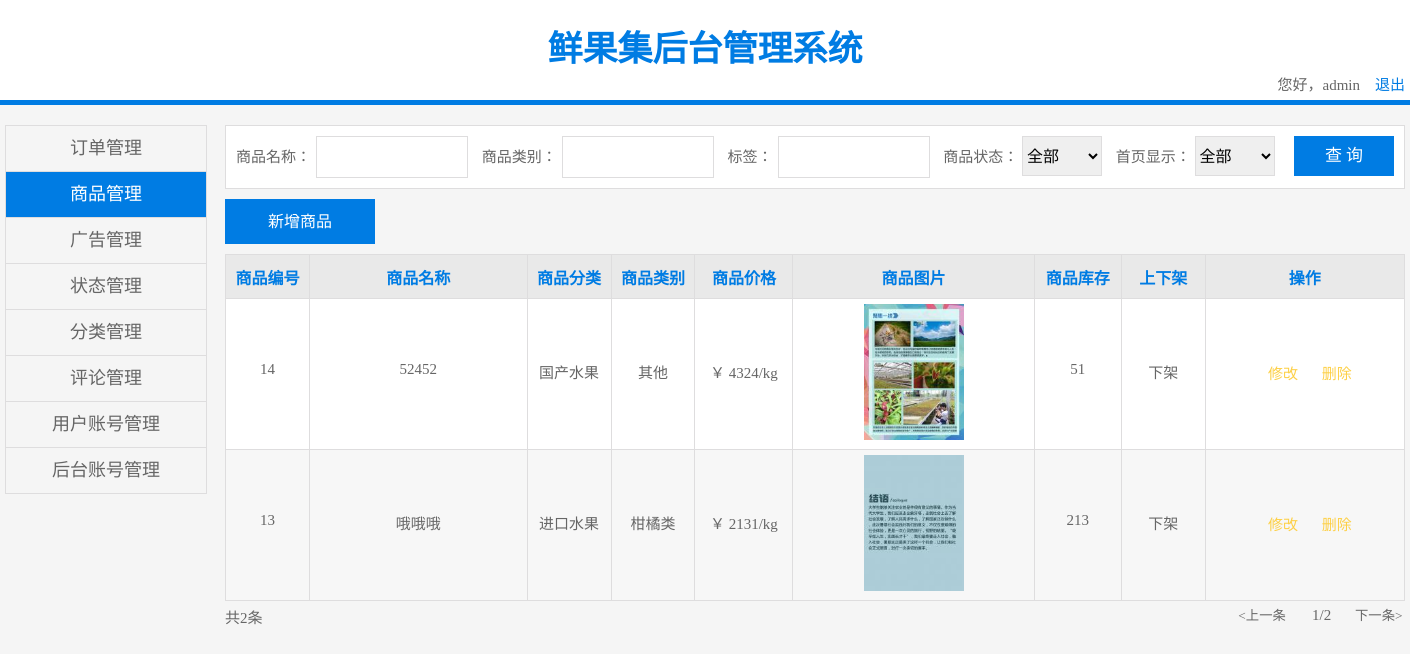
The app's page /admin/product.php with its own data.
### tables this page shows
CREATE TABLE `shop` (
  `id` int(10) unsigned NOT NULL AUTO_INCREMENT,
  `name` varchar(50) NOT NULL,
  `img` varchar(50) NOT NULL,
  `price` float NOT NULL,
  `stock` int(11) NOT NULL,
  `brand_id` int(11) NOT NULL,
  `shelf` tinyint(4) NOT NULL DEFAULT '1',
  PRIMARY KEY (`id`)
);

CREATE TABLE `class` (
  `id` int(10) unsigned NOT NULL AUTO_INCREMENT,
  `name` varchar(50) NOT NULL,
  PRIMARY KEY (`id`)
);

CREATE TABLE `brand` (
  `id` int(10) unsigned NOT NULL AUTO_INCREMENT,
  `name` varchar(50) NOT NULL,
  `class_id` int(11) NOT NULL,
  PRIMARY KEY (`id`)
);

### admin/product.php (the view, shortened to what this page needs)
<?php
    $sql = "select shop.*, brand.name bname, class.name cname from shop, brand, class where brand.class_id=class.id and shop.brand_id=brand.id";
    $rst = mysql_query($sql);
?>
<!DOCTYPE html>
<html lang="en">
<head>
    <link href="css/public.css" type="text/css" rel="stylesheet"/>
    <link href="css/product.css" type="text/css" rel="stylesheet"/>
</head>
<body>
    <div class="header">
        <div class="header_size">
            <p class="header_title">鲜果集后台管理系统 </p>
            <span class="header_exit">您好，admin&nbsp;&nbsp;&nbsp; <a href="#">退出</a></span>
        </div>
    </div>
    <div class="content">
        <div class="con_con">
            <ul class="nav">
            <li><a href="#">订单管理</a></li>
                <li><a href="product.php" class="active">商品管理</a></li>
                <li><a href="adv.php">广告管理</a></li>
                <li><a href="status.php">状态管理</a></li>
                <li><a href="class.php">分类管理</a></li>
                <li><a href="comment.php">评论管理</a></li>
                <li><a href="business.php">用户账号管理</a></li>
                <li><a href="#">后台账号管理</a></li>
            </ul>
            <div class="right">
                <div class="query">
                    <span class="shop">商品名称：</span><input type="text">
                    <span>商品类别：</span><input type="text">
                    <span>标签：</span><input type="text">
                    <span>商品状态：</span>
                    <select>
                        <option>全部</option>
                    </select>
                    <span>首页显示：</span>
                    <select>
                        <option>全部</option>
                    </select>
                    <input type="text" value="查 询" class="submit" onfocus="this.blur()">
                </div>
                <p class="add"><input type="text" value="新增商品"  onfocus="this.blur()" class="add_newAdv"></p>
                <table class="details">
                    <tr>
                        <th class="label">商品编号</th>
                        <th class="iforma">商品名称</th>
                        <th class="dispaly">商品分类</th>
                        <th class="name">商品类别</th>
                        <th class="name">商品价格</th>
                        <th class="iforma">商品图片</th>
                        <th class="now">商品库存</th>
                        <th class="now">上下架</th>
                        <th class="opret">操作</th>
                    </tr>
                    <?php while($row=mysql_fetch_assoc($rst)){ ?>
                    <tr>
                        <td class="name"><span><?php echo $row['id']; ?></span></td>
                        <td class="iforma"><span><?php echo $row['name']; ?></span></td>
                        <td class="label"><span><?php echo $row['cname']; ?></span></td>
                        <td class="price"><span><?php echo $row['bname']; ?></span></td>
                        <td class="name"><span>￥ <?php echo $row['price']; ?>/kg</span></td>
                        <td class="now"><img src="../public/uploads/thumb_<?php echo $row['img']; ?>" style="width:100px;" /></td>
                        <td class="dispaly"><span><?php echo $row['stock']; ?></span></td>
                        <td class="dispaly">
                            <span>
                                <?php
                                    if($row['shelf']){
                                        echo '上架';
                                    }else{
                                        echo '下架';
                                    }
                                ?>
                            </span>
                        </td>
                        <td class="opret">
                            <a href="./page/shop/update.php?id=<?php echo $row['id']; ?>" class="ament">修改</a>
                            <a href="./page/shop/delete.php?id=<?php echo $row['id']; ?>&name=<?php echo $row['name']; ?>&classname=<?php echo $row['cname']; ?>&brandname=<?php echo $row['bname']; ?>&img=<?php echo $row['img']; ?>" class="Delete">删除</a>
                        </td>
                    </tr>
                    <?php } ?>
                </table>
                <div class="page">
                    <p class="left">共2条</p>
                    <p class="right">
                        <input type="text" value="<上一条" onfocus="this.blur()">
                        <span>1/2</span>
                        <input type="text" value="下一条>" onfocus="this.blur()">
                    </p>
                </div>
            </div>
        </div>
    </div>
</body>
</html>

### admin/css/public.css (style rules this page uses)
* { margin: 0; padding: 0; }
body, html { margin: 0; background-color: #f5f5f5; height: 100%; font-family: 微软雅黑; color: rgb(102, 102, 102); font-size: 15px; }
.header { width: 100%; height: 100px; line-height: 100px; background-color: #fff; margin: 0; color: #007ce3; border-bottom: 5px solid #007ce3; text-align: center; }
.header_size { width: 1400px; margin: 0 auto; display: inline-block; }
.header_size a { line-height: 10px; color: #007ce3; text-decoration: none; }
.header_exit { float: right; height: 20px; line-height: 20px; color: rgb(102, 102, 102); margin-top: -25px; }
.header .header_title { width: 688px; line-height: 100px; color: #007ce3; text-align: center; font-size: 35px; font-weight: bold; margin: 0 auto; }
.content { width: 100%; margin: 0 auto; display: inline-block; text-align: center; margin-top: 20px; margin-bottom: 50px; }
.content .con_con { width: 1400px; height: 500px; margin: 0 auto; }
.content .con_con .nav { float: left; width: 200px; border: 1px solid #deddde; font-family: 微软雅黑; border-bottom: 0; }
.content .con_con .nav li { list-style: none; width: 100%; height: 45px; text-align: center; line-height: 45px; border-bottom: 1px solid #deddde; }
.content .con_con .nav li a { display: inline-block; width: 100%; height: 100%; color: rgb(102, 102, 102); text-decoration: none; font-size: 18px; }
.content .con_con .nav li .active { color: #fff; background-color: #007ce3; }
.content .con_con .right { width: 1180px; float: right; height: 500px; margin-bottom: 50px; }
.content .con_con .right .query { padding: 10px; border: 1px solid #deddde; background-color: #fff; text-align: left; }
.content .con_con .right .query input { height: 40px; width: 200px; border: 1px solid #deddde; margin-left: 5px; }
.content .con_con .right .query select { height: 40px; font-size: 16px; border: 1px solid #deddde; width: 120px; font-family: 微软雅黑; }
.content .con_con .right .query select option { height: 30px; font-family: 微软雅黑; }
.content .con_con .right .query .submit { float: right; height: 40px; width: 100px; background-color: #007ce3; color: #fff; text-align: center; line-height: 40px; cursor: pointer; border: 0; font-size: 17px; font-family: 微软雅黑; }
.content .con_con .right .details { border-collapse: collapse; border: 1px solid #deddde; margin-top: 20px; background-color: #fff; width: 100%; }
.content .con_con .right .add { text-align: left; margin-top: 10px; }
.content .con_con .right .add input { width: 150px; height: 45px; line-height: 45px; color: #fff; background-color: #007ce3; border: 0; text-align: center; font-size: 16px; cursor: pointer; }
.content .con_con .right .details { border-collapse: collapse; border: 1px solid #deddde; margin-top: 10px; font-family: 微软雅黑; }
.content .con_con .right .details img { margin: 0 auto; margin: 5px; }
.content .con_con .right .details th { color: #007ce3; background-color: rgb(233, 233, 233); font-size: 16px; font-family: 微软雅黑; }
.content .con_con .right .details td, th { border: 1px solid #deddde; height: 43px; overflow: hidden; text-align: center; font-family: 微软雅黑; }
.content .con_con .right .details td span { min-height: 23px; max-height: 43px; overflow: hidden; padding: 0 7px; display: inline-block; }
.content .con_con .right .details a { color: rgb(254, 159, 33); text-decoration: none; font-size: 15px; width: 40px; margin-left: 10px; font-family: 微软雅黑; }
.content .con_con .right .page { display: inline-block; width: 100%; margin-top: 5px; }
.content .con_con .right .page .left { float: left; font-family: 微软雅黑; }
.content .con_con .right .page .right { float: right; width: 400px; height: 30px; text-align: right; }
.content .con_con .right .page .right span { margin: 0 20px; }
.content .con_con .right .page .right input { color: rgb(102, 102, 102); text-decoration: none; width: 50px; cursor: pointer; background-color: #f5f5f5; border: 0; font-family: 微软雅黑; }

### records on screen
shop: id "14", name "52452", class.name "国产水果", brand.name "其他", price "4324", img (picture), stock "51", shelf "下架"
shop: id "13", name "哦哦哦", class.name "进口水果", brand.name "柑橘类", price "2131", img (picture), stock "213", shelf "下架"
